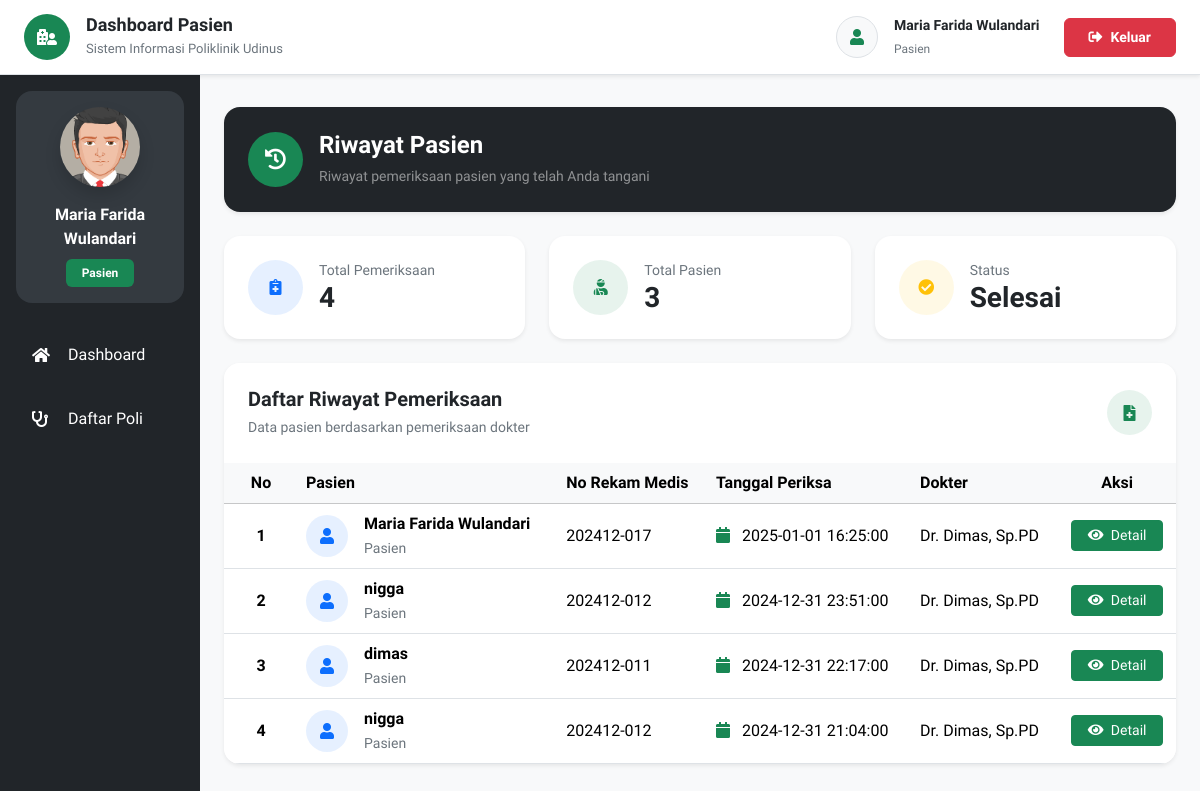
/riwayatPasien.php (signed in), run on an earlier commit of the app's database.
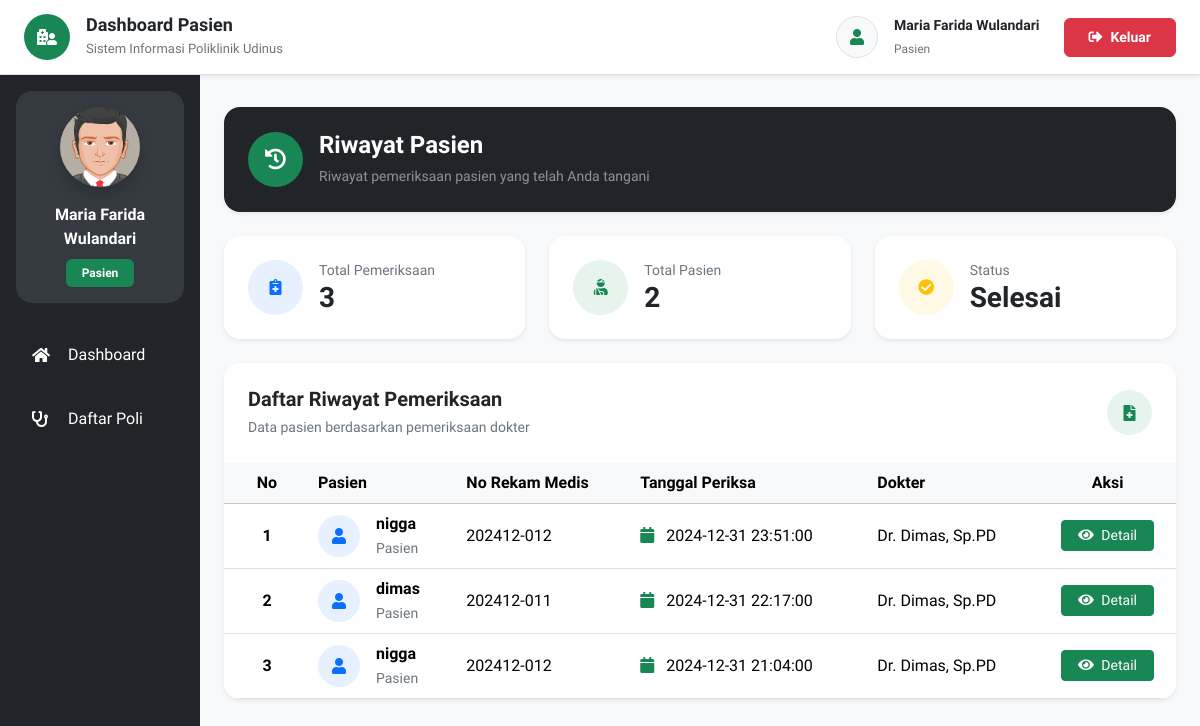
And on a later commit of the database.
### tables this page shows
CREATE TABLE `periksa` (
  `id` int NOT NULL,
  `id_daftar_poli` int UNSIGNED NOT NULL,
  `tgl_periksa` datetime NOT NULL,
  `catatan` text NOT NULL,
  `biaya_periksa` int NOT NULL
);

CREATE TABLE `pasien` (
  `id` int UNSIGNED NOT NULL,
  `nama` varchar(255) NOT NULL,
  `password` varchar(50) NOT NULL,
  `alamat` varchar(255) NOT NULL,
  `no_ktp` varchar(255) NOT NULL,
  `no_hp` varchar(50) NOT NULL,
  `no_rm` varchar(25) NOT NULL
);

CREATE TABLE `dokter` (
  `id` int NOT NULL,
  `nama` varchar(255) NOT NULL,
  `password` varchar(50) NOT NULL,
  `alamat` varchar(255) NOT NULL,
  `no_hp` varchar(50) NOT NULL,
  `id_poli` int NOT NULL
);

### pages/riwayatPasien/index.php (the view, shortened to what the rows shown need)
<?php
require 'config/koneksi.php';
$id_dokter = isset($_SESSION['id'])
    ? (int) $_SESSION['id']
    : 0;
$dataRiwayat = [];
$query = "
SELECT
    daftar_poli.status_periksa,
    periksa.id,
    pasien.id AS idPasien,
    pasien.nama AS namaPasien,
    pasien.alamat,
    pasien.no_ktp,
    pasien.no_hp,
    pasien.no_rm,
    periksa.tgl_periksa,
    dokter.nama AS namaDokter,
    daftar_poli.keluhan,
    periksa.catatan,
    GROUP_CONCAT(
        DISTINCT obat.nama_obat
        SEPARATOR ', '
    ) AS namaObat,
    SUM(obat.harga) AS hargaObat
FROM detail_periksa
INNER JOIN periksa
ON detail_periksa.id_periksa = periksa.id
INNER JOIN daftar_poli
ON periksa.id_daftar_poli = daftar_poli.id
INNER JOIN pasien
ON daftar_poli.id_pasien = pasien.id
INNER JOIN obat
ON detail_periksa.id_obat = obat.id
INNER JOIN jadwal_periksa
ON daftar_poli.id_jadwal = jadwal_periksa.id
INNER JOIN dokter
ON jadwal_periksa.id_dokter = dokter.id
WHERE
daftar_poli.status_periksa='1'
AND dokter.id='$id_dokter'
GROUP BY
periksa.id,
pasien.id,
dokter.id,
daftar_poli.id
ORDER BY
periksa.tgl_periksa DESC
";
$result = mysqli_query(
    $mysqli,
    $query
);
if ($result) {
    while ($row = mysqli_fetch_assoc($result)) {
        $dataRiwayat[] = $row;
    }
}
?>
<section class="py-2">
    <div class="card border-0 shadow-sm rounded-4 overflow-hidden">
        <div class="card-body p-0">
            <div class="table-responsive">
                <table class="table table-hover align-middle mb-0">
                    <thead class="table-light">
                        <tr>
                            <th class="text-center px-4">
                                No
                            </th>
                            <th>
                                Pasien
                            </th>
                            <th>
                                No Rekam Medis
                            </th>
                            <th>
                                Tanggal Periksa
                            </th>
                            <th>
                                Dokter
                            </th>
                            <th class="text-center">
                                Aksi
                            </th>
                        </tr>
                    </thead>
                    <tbody>
                        <?php if (!empty($dataRiwayat)) { ?>
                            <?php
                            $no = 1;
                            foreach ($dataRiwayat as $data) {
                                ?>
                                <tr>
                                    <td class="text-center fw-semibold">
                                        <?php echo $no++; ?>
                                    </td>
                                    <td>
                                        <div class="d-flex align-items-center">
                                            <div class="
                    bg-primary
                    bg-opacity-10
                    text-primary
                    rounded-circle
                    d-flex
                    align-items-center
                    justify-content-center
                    me-3" style="
                    width:42px;
                    height:42px;
                    ">
                                                <i class="fas fa-user"></i>
                                            </div>
                                            <div>
                                                <div class="fw-semibold">
                                                    <?php echo htmlspecialchars($data['namaPasien']); ?>
                                                </div>
                                                <small class="text-secondary">
                                                    Pasien
                                                </small>
                                            </div>
                                        </div>
                                    </td>
                                    <td>
                                        <?php echo htmlspecialchars($data['no_rm']); ?>
                                    </td>
                                    <td>
                                        <i class="fas fa-calendar text-success me-2"></i>
                                        <?php echo $data['tgl_periksa']; ?>
                                    </td>
                                    <td>
                                        <?php echo htmlspecialchars($data['namaDokter']); ?>
                                    </td>
                                    <td class="text-center">
                                        <button type="button" class="btn btn-sm btn-success px-3" data-bs-toggle="modal"
                                            data-bs-target="#detailModal<?php echo $data['id']; ?>">
                                            <i class="fas fa-eye me-1"></i>
                                            Detail
                                        </button>
                                    </td>
                                </tr>
                            <?php } ?>
                        <?php } ?>
                    </tbody>
                </table>
            </div>
        </div>
    </div>
</section>

What changed in the data, as far as the page shows it:
removed periksa: pasien.nama "Maria Farida Wulandari", pasien.no_rm "202412-017", tgl_periksa "2025-01-01 16:25:00", dokter.nama "Dr. Dimas, Sp.PD"
Also different on the page:
$totalRiwayat: "4" → "3"
$totalPasien: "3" → "2"
